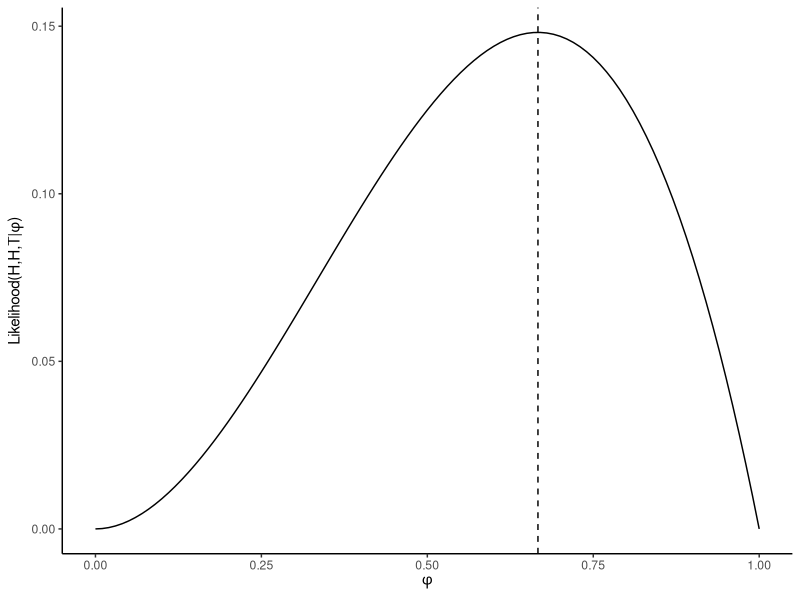
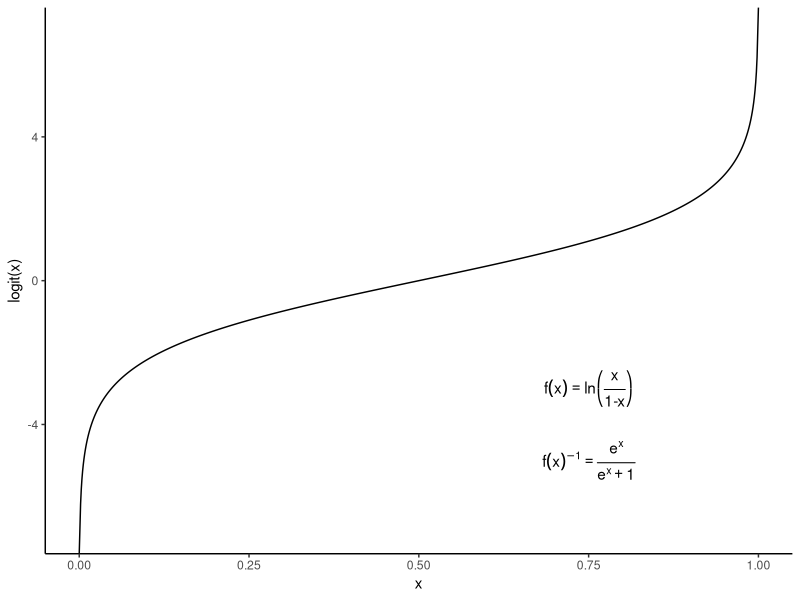
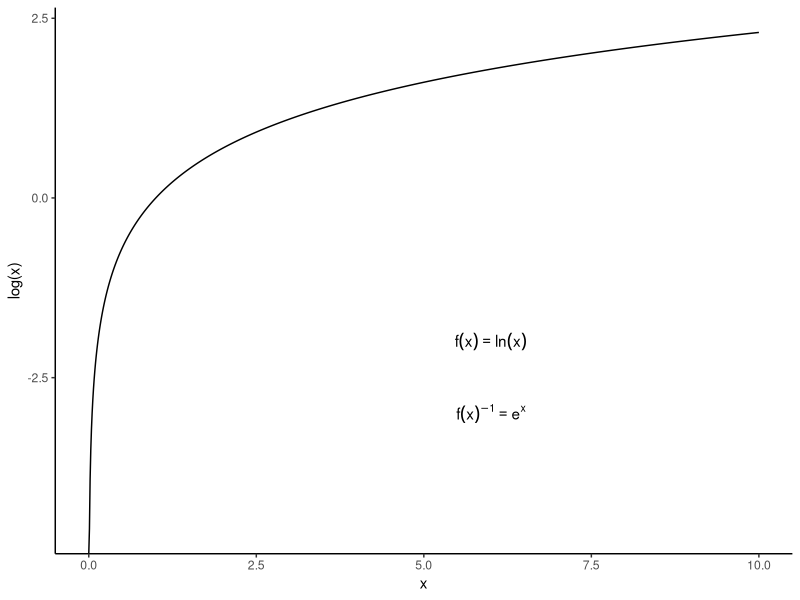
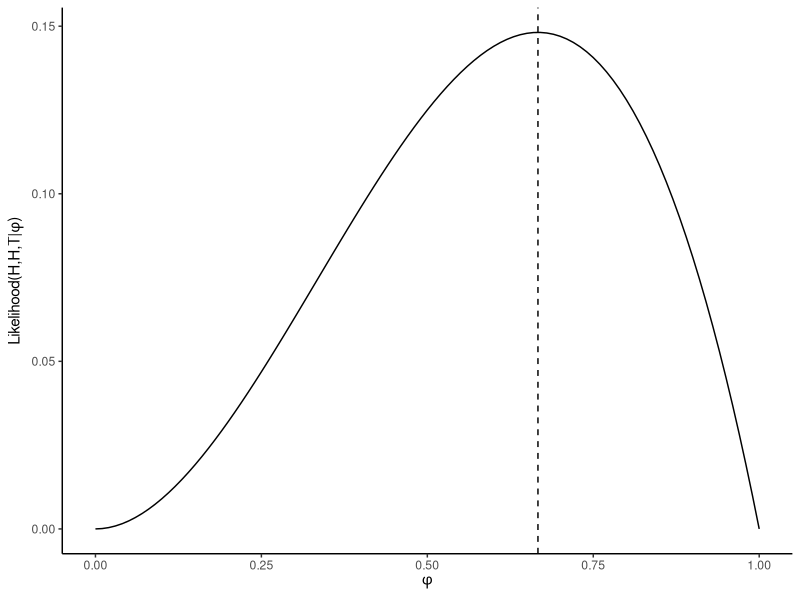
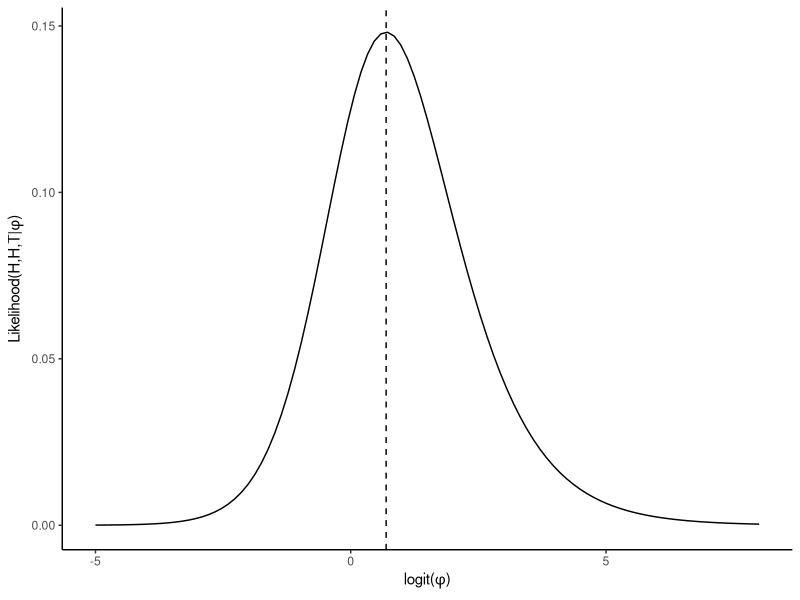
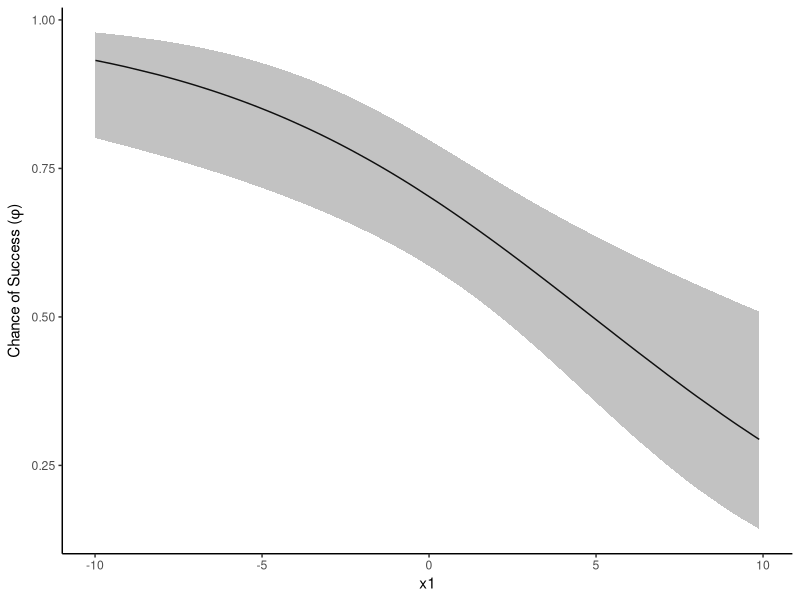

Reproduce these figures in R, in order.
## ---- chunk 1
library(knitr)

#Trick to get smaller R code size with out resorting to LaTeX text sizes
def.chunk.hook  <- knit_hooks$get("chunk")
knit_hooks$set(chunk = function(x, options) {
  x <- def.chunk.hook(x, options)
  ifelse(options$size != "normalsize", paste0("\n \\", options$size,"\n\n", x, "\n\n \\normalsize"), x)
})

opts_chunk$set(echo = FALSE, eval = TRUE, message=TRUE, warning=TRUE, size = 'footnotesize')
library(tidyverse)
theme_set(theme_classic())
library(ggeffects)

set.seed(123)

#Functions
logit <- function(x) log(x/(1-x))
invLogit <- function(x) exp(x)/(1+exp(x))

#Generate data that violate lm assumptions:
n <- 100
x1 <- runif(n,-10,10) #Predictors
x2 <- runif(n,-5,5)

yhat <- 1 - 0.2*x1 + 0.3*x2 #Expected value
y0 <- yhat + rnorm(n,0,2) #Normal process
y1 <- rpois(n,exp(yhat))  #Poisson process
y2 <- rbinom(n,1,invLogit(yhat))  #Binomial (bernoulli) process

d1 <- data.frame(x1,x2,yhat,y0,y1,y2) #Dataframe


## ---- chunk 2
dbinom(1,1,0.3)*dbinom(1,1,0.3)*dbinom(0,1,0.3)
## ---- chunk 3
dbinom(1,1,0.3)*dbinom(1,1,0.3)*dbinom(0,1,0.3)
## ---- chunk 4
#phi = 0.3
dbinom(1,1,0.3)*dbinom(1,1,0.3)*dbinom(0,1,0.3)
## ---- chunk 5
#phi = 0.7
dbinom(1,1,0.7)*dbinom(1,1,0.7)*dbinom(0,1,0.7)
## ---- chunk 6
llfun <- function(phi) dbinom(1,1,phi)*dbinom(1,1,phi)*dbinom(0,1,phi)

ggplot() + geom_function(fun=llfun) + xlim(0,1) + labs(x=expression(phi),y=expression(paste('Likelihood(H,H,T|',phi,')'))) + geom_vline(xintercept=2/3,linetype='dashed')

## ---- chunk 7
dat <- data.frame(flips=c(1,1,0)) #Data (2 heads, 1 tail)
mod1 <- glm(flips~1,data=dat,family='binomial') #Note family specification
summary(mod1)
## ---- chunk 8
ggplot() + geom_function(fun=logit,n=1000) + xlim(0,1) + labs(y='logit(x)',x='x')+
  annotate('text',x=0.75,y=-3,label='paste(f(x) == ln, bgroup("(", frac("x","1-x"),")"))',parse=TRUE)+
  annotate('text',x=0.75,y=-5,label='f(x)^-1 == frac(e^x,e^x+1)',parse=TRUE)

# invLogit <- function(x) exp(x)/(1+exp(x))

## ---- chunk 9
ggplot() + geom_function(fun=log,n=1000) + xlim(0,10) + labs(y='log(x)',x='x')+
  annotate('text',x=6,y=-2,label='f(x) == ln(x)',parse=TRUE)+
  annotate('text',x=6,y=-3,label='f(x)^-1 == e^x',parse=TRUE)
## ---- chunk 10
ggplot() + geom_function(fun=llfun) + xlim(0,1) + labs(x=expression(phi),y=expression(paste('Likelihood(H,H,T|',phi,')'))) + geom_vline(xintercept=2/3,linetype='dashed')

## ---- chunk 11
#Uses logit-phi (-Inf to +Inf) rather than phi (0 to 1)
llfun2 <- function(lphi){
  phi <- invLogit(lphi)
  ll <- dbinom(1,1,phi)*dbinom(1,1,phi)*dbinom(0,1,phi)
  return(ll)
} 

ggplot() + geom_function(fun=llfun2) + xlim(-5,8) + labs(x=expression(paste('logit(',phi,')')),y=expression(paste('Likelihood(H,H,T|',phi,')'))) + geom_vline(xintercept=logit(2/3),linetype='dashed')

## ---- chunk 12
# y ~ x, where x is the predictor of y (~1 for just intercept)
mod_binomial <- glm(y2 ~ x1 + x2 , data = d1, family = 'binomial') #Fit a binomial GLM
summary(mod_binomial) 
## ---- chunk 13
ggpredict(mod_binomial, terms='x1 [all]') %>% #Partial effect of x1 term
  ggplot(aes(x, predicted)) + geom_line() +
  geom_ribbon(aes(ymin = conf.low, ymax = conf.high), alpha = 0.3) +
  labs(x = 'x1', y = expression(paste('Chance of Success (',phi,')')))
